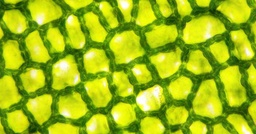
#> input picture data/plant_cells.jpg, 256 x 134 px, shrunk from 1200 x 630 before the run, found by its file name
$ jupyter execute image_2_segmentation_gmm_clustering_with_bic.ipynb
#> lines starting #> are read from the running program, lines starting #| are printed output that depends on the picture
# IMAGE SEGMENTATION USING UNSUPERVISED GAUSSIAN MIXTURE MODEL (GMM) CLUSTERING

Plant Cells Image

## 1. Importing Python Libraries

[cell 1]
import numpy as np
import cv2

from sklearn.mixture import GaussianMixture as GMM

import matplotlib.pyplot as plt

print("Python Libraries Import Completed")

## 2. Importing the Image File

[cell 2]
from google.colab import drive
drive.mount('/content/drive')

[cell 3]
# Importing Image
image2 = cv2.imread("/content/drive/MyDrive/~~~VP_Data_Science/DS_Real_Time_Projects/Image_Segmentation_Using_UnSupervised_Gaussian_Mixture_Model_GMM_Clustering/data/plant_cells.jpg")
#> image2 is the input picture: shape (134, 256, 3); mean B, G, R 21.3, 185.2, 157.6

print("Image Import Completed")

## 3. Image Exploration

[cell 4]
# Displaying the Imported Image

image2

[cell 5]
# Verifying the Type of the Image

type(image2)

[cell 6]
# Verifying the Shape of the Image

image2.shape
#> Out = (134, 256, 3)

## 4. Image Pre-Processing (Reshaping)

[cell 7]
# Reshaping the Image

#image2_reshape = image2.reshape(630, 1200, 3)
image2_reshape = image2.reshape((-1, 3))

print("Execution Completed")

[cell 8]
# Displaying the Reshaped Image
image2_reshape

[cell 9]
# Verifying the Type of the Reshaped Image

type(image2_reshape)

[cell 10]
# Verifying the Shape of the Reshaped Image

image2_reshape.shape
#> Out = (34304, 3)

## 5. UnSupervised Clustering - Gaussian Mixture Model Fitting

### 5.1 GMM Clustering Default Parameters Configuration

[cell 11]
# GMM Parameters Initial Configuration

n_components = 5
covariance_type = "full"
tol = 0.001
reg_covar = 0.000001
max_iter = 100
n_init = 1
init_params = "kmeans"
weights_init = None
means_init = None
precisions_init = None
random_state = None
warm_start = False
verbose = 0
verbose_interval = 10

print("Execution Completed")

### 5.2 GMM Clustering Model Definition and Initiation

[cell 12]
# Defining and Initiating an Instance of GMM Clustering Model

gmm_model = GMM(n_components=n_components, covariance_type=covariance_type, tol=tol, reg_covar=reg_covar,
                 max_iter=max_iter, n_init=n_init, init_params=init_params, weights_init=weights_init,
                 means_init=means_init, precisions_init=precisions_init, random_state=random_state,
                 warm_start=warm_start, verbose=verbose, verbose_interval=verbose_interval)

print("Execution Completed")

### 5.3 GMM Clustering Model Fitting

[cell 13]
# Fitting the GMM Clustering Model

print("GMM Clustering Model Training Started...")

gmm_model.fit(image2_reshape)

print("GMM Clustering Model Training Completed...")

### 5.3 GMM Clustering Model Predictions

[cell 14]
# Evaluating the GMM Clustering Model Predictions

gmm_image2_predictions = gmm_model.predict(image2_reshape)

print("Execution Completed")

[cell 15]
# Displaying the Prediction Results

gmm_image2_predictions

[cell 16]
# verifying the Shape of the Predictions Array

gmm_image2_predictions.shape
#> Out = (34304,)

### 5.4 Evaluating the Predictions Results

[cell 17]
# Extracting the Original Image Shape before Reshaping
original_image2_shape = image2.shape
#> original_image2_shape = (134, 256, 3)

original_image2_shape
#> Out = (134, 256, 3)

[cell 18]
original_image2_shape[0]
#> Out = 134

[cell 19]
original_image2_shape[1]
#> Out = 256

[cell 20]
original_image2_shape[2]
#> Out = 3

[cell 21]
# Reshaping the Original Image with the Predicted Cluster Labels

segmented_array2 = gmm_image2_predictions.reshape(original_image2_shape[0], original_image2_shape[1])
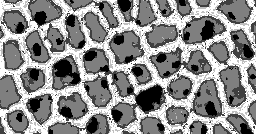
#> segmented_array2: shape (134, 256) int64; min 0, max 4, mean 2.2; drawn with min black and max white

print("Execution Completed")

[cell 22]
# Displaying the Reshaped Segmented Array with Predictions

segmented_array2

[cell 23]
# Verifying the Shape of the Reshaped Segmented Array with Predictions

segmented_array2.shape

[cell 24]
# Verifying the First Data Instance of the Reshaped Segmented Array with Predictions

segmented_array2[0]
#> Out = 256 values, max 4 at index 0, min 0 at index 70, mean 2.3

[cell 25]
# Verifying the Shape of the First Data Instance of the Reshaped Segmented Array with Predictions

segmented_array2[0].shape

### 5.5 Visualizing the Segmented Image with Clusters

[cell 26]
# Visualizing the Segmented Image

segmented_image2 = cv2.imwrite("/content/drive/MyDrive/~~~VP_Data_Science/DS_Real_Time_Projects/Image_Segmentation_Using_UnSupervised_Gaussian_Mixture_Model_GMM_Clustering/results/segmented_plant_cells.jpg", segmented_array2)

print("Segmented Image Export Completed")

## 6. Identification of the Optimal Number of Segments/Clusters (Hyper Parameters) Using AIC/BIC Methods

**AIC - Akaike Information Criterion**

AIC = -2/N * LL + 2 * k/N

where,

*   **N** is the number of examples in the training dataset

*   **LL** is the log-likelihood of the model on the training dataset

*   **k** is the number of parameters in the model.

**BIC - Bayesian Information Criterion**

BIC = -2 * LL + log(N) * k

where,
*   **log()** has the base-e called the natural logarithm
*   **LL** is the log-likelihood of the model
*   **N** is the number of examples in the training dataset of the model
*   **k** is the number of parameters in the model

### 6.1 BIC Method - GMM Clustering Model Configuration, Definition and Fitting

[cell 27]
# GMM Clutering Model Parameters Configuration

# Number of Components/Segments/Clusters
n_components = np.arange(1, 10)

covariance_type = "full"
tol = 0.001
reg_covar = 0.000001
max_iter = 100
n_init = 1
init_params = "kmeans"
weights_init = None
means_init = None
precisions_init = None
random_state = None
warm_start = False
verbose = 0
verbose_interval = 10

print("GMM Clustering Models Training For BIC Started...")

# GMM Clustering Models Definition and Fitting for Various Values of Components Ranging from 1 to 10
gmm_models_bic = [GMM(n_components=n, covariance_type=covariance_type, tol=tol, reg_covar=reg_covar,
                    max_iter=max_iter, n_init=n_init, init_params=init_params, weights_init=weights_init,
                    means_init=means_init, precisions_init=precisions_init, random_state=random_state,
                    warm_start=warm_start, verbose=verbose, verbose_interval=verbose_interval).fit(image2_reshape) for n in n_components]
#> gmm_models_bic = 9 items

print("GMM Clustering Models Training For BIC Completed...")

### 6.2 Displaying the GMM Clustering Models for Various Number of Components

[cell 28]
# Displaying the GMM Clustering Models for Various Number of Components

gmm_models_bic

### 6.3a Method 1 : Displaying the BIC Values Computed for Various Number of Components

[cell 29]
# Method 1 : Displaying the BIC Values Computed for Various Number of Components

# Creating an Empty List to Hold the BIC Values for the various Number of Components
bic_list = []

for m in gmm_models_bic:
  bic_value = m.bic(image2_reshape)
  bic_list.append(bic_value)
#> this loop made 9 passes
#> bic_value on passes 1 to 9: 947950.7, 874863.3, 851663.2, 842784.3, 762827.7, 761922.3, 760453.2, 758935, 758546.4
#> after the loop, bic_list = [947950.7, 874863.3, 851663.2, 842784.3, 762827.7, 761922.3, 760453.2, 758935, 758546.4]

# Displaying the List of BIC Values Computed for the various Number of Components
bic_list
#> Out has the same summary as bic_list

### 6.3b Method 2 : Displaying the BIC Values Computed for Various Number of Components

[cell 30]
# Method 2 : Using List Comprehension - Displaying the BIC Values Computed for Various Number of Components

bic_list_method2 = [m.bic(image2_reshape) for m in gmm_models_bic]
#> bic_list_method2 has the same summary as bic_list

# Displaying the List of BIC Values Computed for the various Number of Components
bic_list_method2
#> Out has the same summary as bic_list

### 6.4 BIC Method - GMM Clustering Models - Visualising BIC Values for Various Number of Components

[cell 31]
# Visualising BIC Values for Various Number of Components

plt.plot(n_components, bic_list, label='GMM Clustering Model : Number of Components versus BIC')
plt.xlabel('Number of Components')
plt.ylabel("BIC")

# Displaying the Plot Graph
plt.show()
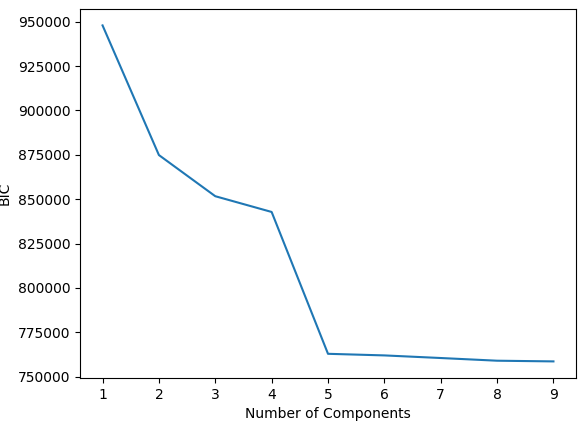
#> figure drawn by matplotlib, 1 panel

As we can see from the above BIC results; the optimal number of components can be considered as either 3 or 4.

Let's proceed executing the optimal finalized GMM Clustering Model with 3 Components/Segments/Clusters.

## 7. GMM Clustering Optimal Finalized Model Implementation

### 7.1 GMM Clustering Optimal Finalized Model Configuration, Definition and Fitting

[cell 32]
# GMM Clustering Optimal Finalized Model Configuration, Definition and Fitting

# GMM Clutering Model Parameters Configuration

# Optimal Finalized Number of Components/Segments/Clusters Identified Using the BIC Method
n_components = 3

covariance_type = "full"
tol = 0.001
reg_covar = 0.000001
max_iter = 100
n_init = 1
init_params = "kmeans"
weights_init = None
means_init = None
precisions_init = None
random_state = None
warm_start = False
verbose = 0
verbose_interval = 10

print("GMM Clustering Optimal Model Training For BIC Started...")

# GMM Clustering Optimal Finalized Model Definition
gmm_model_optimal = GMM(n_components=n_components, covariance_type=covariance_type, tol=tol, reg_covar=reg_covar,
                        max_iter=max_iter, n_init=n_init, init_params=init_params, weights_init=weights_init,
                        means_init=means_init, precisions_init=precisions_init, random_state=random_state,
                        warm_start=warm_start, verbose=verbose, verbose_interval=verbose_interval)

# GMM Clustering Optimal Finalized Model Fitting
gmm_model_optimal.fit(image2_reshape)

print("GMM Clustering Optimal Model Training For BIC Completed...")

### 7.2 GMM Clustering Optimal Finalized Model Predictions

[cell 33]
# Evaluating the Predictions of the GMM Clustering Optimal Finalized Model

gmm_image2_optimal_predictions = gmm_model_optimal.predict(image2_reshape)

print("Execution Completed")

[cell 34]
# Displaying the Predictions of the GMM Clustering Optimal Finalized Model

gmm_image2_optimal_predictions

### 7.3 Reshaping the Original Image with the Predicted Cluster Labels of the Optimal Finalized GMM Clustering Model

[cell 35]
# Reshaping the Original Image with the Predicted Cluster Labels of the Optimal Finalized GMM Clustering Model

segmented_array2_optimal = gmm_image2_optimal_predictions.reshape(original_image2_shape[0], original_image2_shape[1])
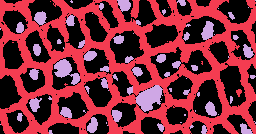
#> segmented_array2_optimal: shape (134, 256) int64; 3 distinct labels, from 0 to 2; one colour per label, 0 black

# Displaying the Segmented Array with Predictions of the Optimal Finalized GMM Clustering Model
segmented_array2_optimal

[cell 36]
# Verifying the Shape of the Segmented Array with Predictions of the Optimal Finalized GMM Clustering Model

segmented_array2_optimal.shape

[cell 37]
# Verifying the First Data Instance of the Segmented Array with Predictions of the Optimal Finalized GMM Clustering Model

segmented_array2_optimal[0]
#> Out = 256 values, max 2 at index 71, min 0 at index 4, mean 0.613

[cell 38]
# Verifying the Shape of the First Data Instance of the Segmented Array with Predictions of the Optimal Finalized GMM Clustering Model

segmented_array2_optimal[0].shape

### 7.4 Visualizing the Segmented Image with Clusters for the Optimal Finalized GMM Clustering Model

[cell 39]
# Visualizing the Segmented Image with Clusters for the Optimal Finalized GMM Clustering Model

segmented_image2_optimal = cv2.imwrite("/content/drive/MyDrive/~~~VP_Data_Science/DS_Real_Time_Projects/Image_Segmentation_Using_UnSupervised_Gaussian_Mixture_Model_GMM_Clustering/results/segmented_optimal_plant_cells.jpg", segmented_array2_optimal)
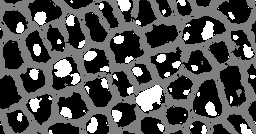
#> saved as segmented_optimal_plant_cells.jpg: shape (134, 256); min 0, max 2, mean 0.63; drawn with min black and max white

print("Optimal Segmented Image Export Completed")

$ run again, with data/BSE.jpg copied over data/plant_cells.jpg
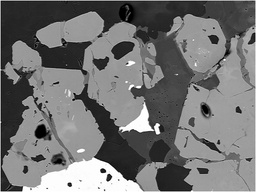
#> input picture data/BSE.jpg, 256 x 192 px, shrunk from 1000 x 751 before the run, found by its file name
#> image2 is the input picture: shape (192, 256, 3); min 0, max 255, mean 115
#> segmented_array2: shape (192, 256) int64; 5 distinct labels, from 0 to 4
#> `segmented_array2[0]`: Out = 256 values, max 3 at index 0, min 1 at index 1, mean 1.27
#> gmm_models_bic = 9 items
#> the loop `for m in gmm_models_bic:` made 9 passes
#> bic_value on passes 1 to 8: -578884.5, -600117.8, -645184.1, -669401.1, -674633.3, -661733.7, -675620.3, -668077.2
#> after the loop `for m in gmm_models_bic:`: bic_list = [-578884.5, -600117.8, -645184.1, -669401.1, -674633.3, -661733.7, -675620.3, -668077.2, -674817.9]
#> `bic_list`: Out has the same summary as bic_list
#> bic_list_method2 has the same summary as bic_list
#> `bic_list_method2`: Out has the same summary as bic_list
#> `segmented_array2_optimal = gmm_image2_optimal_predictions.reshape(orig..`:
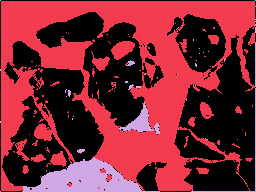
#> segmented_array2_optimal: shape (192, 256) int64; 3 distinct labels, from 0 to 2; one colour per label, 0 black
#> `segmented_array2_optimal[0]`: Out = 256 values, max 2 at index 0, min 0 at index 1, mean 0.0156
#> `segmented_image2_optimal = cv2.imwrite("/content/drive/MyDrive/~~~VP_D..`:
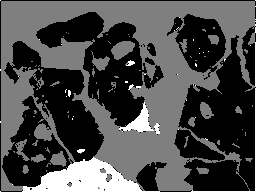
#> saved as segmented_optimal_plant_cells.jpg: shape (192, 256); min 0, max 2, mean 0.583; drawn with min black and max white
